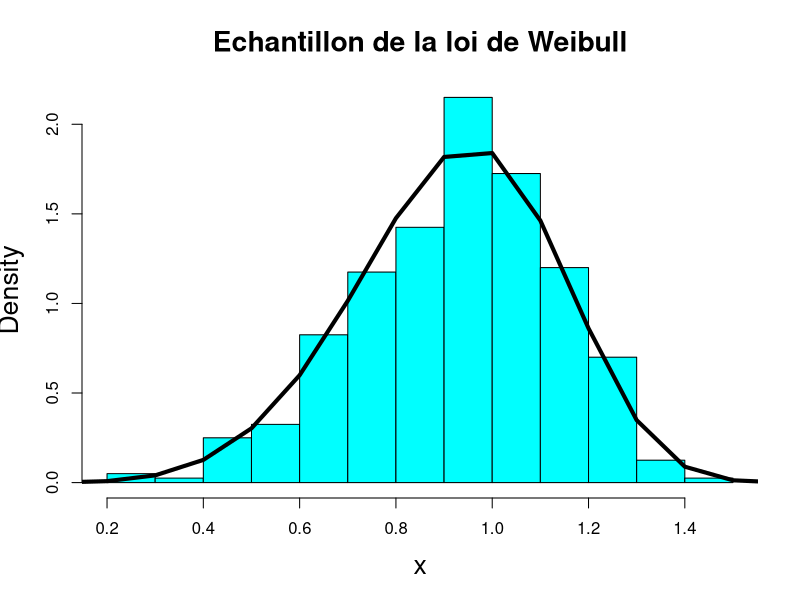

Recreate this plot in R.
# Nettoyage de l’espace de travail
rm(list=ls())
# Instruction pour meme alea de depart
RNGkind(sample.kind = "Rounding")
set.seed(111)

n=400
theta=5
x=(-log(1-runif(n)))^(1/theta)
t=seq(0,30,0.1)
Titre = "Echantillon de la loi de Weibull"
hist(x,proba=TRUE,col="cyan",cex.lab=1.6,cex.main=1.7,main=Titre)
lines(t,theta*t^(theta-1)*exp(-t^theta),lwd=4)

